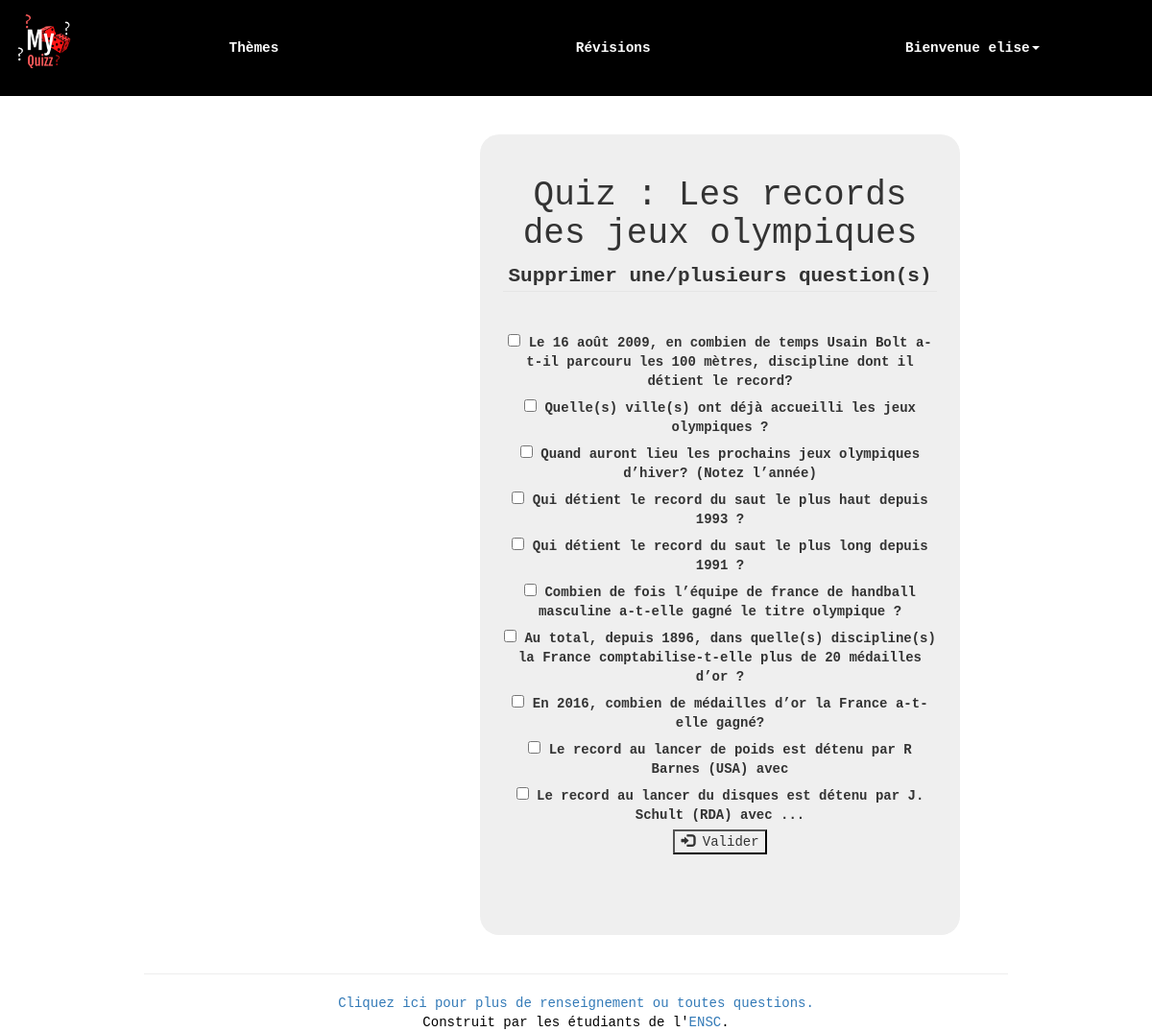
/suppr_question.php?id=14 (signed in), run on the app's committed database.
### tables this page shows
CREATE TABLE `quiz` (
  `quiz_id` int(11) NOT NULL,
  `quiz_nom` varchar(255) NOT NULL,
  `nbquestions` int(11) NOT NULL DEFAULT 10,
  `datecreation` datetime NOT NULL DEFAULT current_timestamp(),
  `theme_id` int(11) NOT NULL,
  `createur` varchar(255) NOT NULL
);

CREATE TABLE `question` (
  `ques_id` int(11) NOT NULL,
  `ques_cont` text NOT NULL,
  `ques_type` enum('texte','radio','checkbox') NOT NULL,
  `ques_media` text DEFAULT NULL,
  `quiz_id` int(11) NOT NULL
);

### includes/function.php (called while the page is built, shortened)
<?php
    function getDb() {
        try{
    		return new PDO("mysql:host=localhost;dbname=id13265287_bdd;charset=utf8", 'id13265287_myquizz', 'vYx<?8Jb2Z\P-2c_', array(PDO::ATTR_ERRMODE => PDO::ERRMODE_EXCEPTION));
        }
        catch(PDOException $e){
            echo "Erreur : " . $e->getMessage();
        }
    }
?>

### suppr_question.php (the view, shortened to what this page needs)
<?php
	require_once "includes/function.php";
	$quizId = $_GET['id'];
	$recup_quiz = getDb()->prepare('select * from quiz where quiz_id=?');
	$recup_quiz->execute(array($quizId));
	$quiz = $recup_quiz->fetch();
	$recup_ques = getDb()->prepare('select * from question where quiz_id=?');
	$recup_ques->execute(array($quizId));
	$questions = $recup_ques->fetchAll();
?>
<!doctype html>
<html>
	<?php
		require_once "includes/head.php";
	?>
	<body>
		<?php include "includes/header.php"; ?>
			<div class="conteneurconex2">
				<form method="post" action="suppr_question.php?id=<?=$quizId?>">
					<div id="connexion">
    					<h1> Quiz : <?=$quiz['quiz_nom']?> </h1>
    					<fieldset><legend><strong>Supprimer une/plusieurs question(s)</strong></legend><br/>
    					<?php foreach ($questions as $ques){ ?>
    						<label><input type="checkbox" name="choix[]" value="<?= $ques['ques_id'] ?>"/> <?= $ques['ques_cont'] ?></label><br/>
    					<?php } ?>
    					<button type="submit" name="validation" class="boutonC"><span class="glyphicon glyphicon-log-in"></span> Valider</button><br/><br/>
                        </fieldset>
					</div>
				</form>
		</div>
    </body>
	<?php require_once "includes/footer.php"; ?>
</html>

### css/style.css (style rules this page uses)
body { width:100%; font-family : Courier New; }
.conteneurconex2 { font-family:Courier New,'Gill Sans', 'Gill Sans MT', Calibri, 'Trebuchet MS', sans-serif; margin-left:500px; margin-top : 40px; margin-bottom : 40px; padding-bottom : 40px; border-radius: 20px; width : 500px; height: auto; display: block; align-items:center; background: #EFEFEF; }
#connexion { padding-top:2vw; padding-bottom:2vw; display: block; text-align:center; margin-left: 2vw; margin-right: 2vw; align-items:center; font-family:Courier New,'Gill Sans', 'Gill Sans MT', Calibri, 'Trebuchet MS', sans-serif; vertical-align:middle; }

### data on the page
quiz: quiz_nom "Les records des jeux olympiques"
question: ques_cont "Le 16 août 2009, en combien de temps Usain Bolt a-t-il parcouru les 100 mètres, discipline dont il détient le record?"
question: ques_cont "Quelle(s) ville(s) ont déjà accueilli les jeux olympiques ?"
question: ques_cont "Quand auront lieu les prochains jeux olympiques d’hiver? (Notez l’année)"
question: ques_cont "Qui détient le record du saut le plus haut depuis 1993 ?"
question: ques_cont "Qui détient le record du saut le plus long depuis 1991 ?"
question: ques_cont "Combien de fois l’équipe de france de handball masculine a-t-elle gagné le titre olympique ?"
question: ques_cont "Au total, depuis 1896, dans quelle(s) discipline(s) la France comptabilise-t-elle plus de 20 médailles d’or ?"
question: ques_cont "En 2016, combien de médailles d’or la France a-t-elle gagné?"
question: ques_cont "Le record au lancer de poids est détenu par R Barnes (USA) avec"
question: ques_cont "Le record au lancer du disques est détenu par J. Schult (RDA) avec ..."

### other printed values
$_SESSION['login'] "elise"
